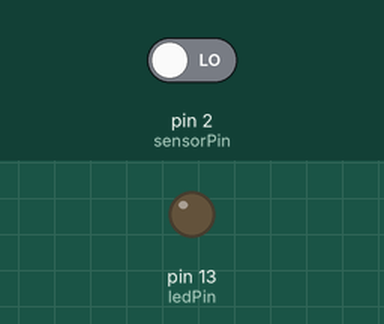
Recording of a sketch running on a simulated Arduino Uno, built with avr-gcc and run on an emulated ATmega328P. Shown: output pins drawn as LEDs (lit = HIGH). The inputs (shaded band) are chosen by the test bench; at power-on: pin 2 (sensorPin) LOW. What the sketch prints to the serial monitor is not drawn.

Above: at 1.2 s.
1.3 s: pin 2 (sensorPin) driven HIGH
At 2.0 s:
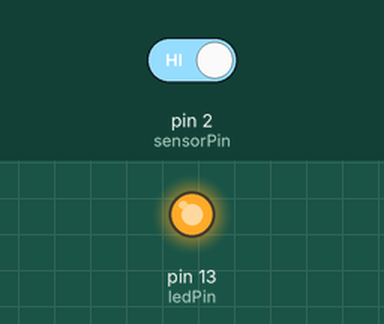
Timing chart, 0 to 4.3 s (numbered marks = the images above; inputs shaded):
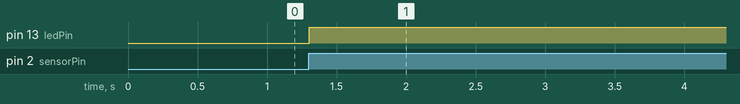

The sketch:

Task1.1P.ino
```cpp
// Define the pin for the motion sensor and LED
const int sensorPin = 2; // Interrupt pin
const int ledPin = 13;

// Variable to track LED state
volatile bool ledState = false;

// Interrupt Service Routine
void handleInterrupt() {
  ledState = !ledState; // Toggle LED state
}

void setup() {
  pinMode(sensorPin, INPUT);
  pinMode(ledPin, OUTPUT);

  // Attach the interrupt
  attachInterrupt(digitalPinToInterrupt(sensorPin), handleInterrupt, RISING);

  // Start serial communication
  Serial.begin(9600);
}

void loop() {
  // Update LED based on the state
  digitalWrite(ledPin, ledState);

  // Print sensor state
  Serial.println(digitalRead(sensorPin));
}
```

Measured:
- after the input at 1.3 s, pin 13 (ledPin): LOW → HIGH at once
